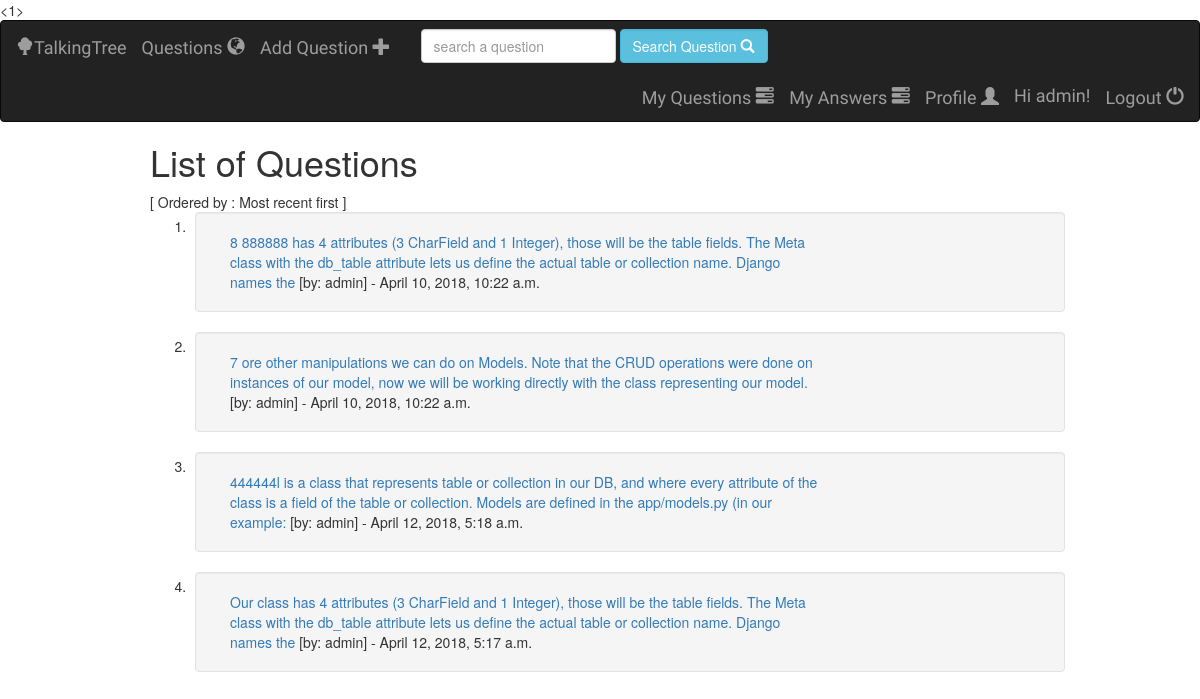
Page /talkingtree/myquestions/ (signed in) on the committed database.
### talkingtree/models.py (models this page shows, shortened)
class Question(models.Model):
    user = models.ForeignKey(User, on_delete=models.DO_NOTHING, default=None)
    question_text = models.CharField(max_length=200)
    created_date = models.DateTimeField(default=datetime.now())
    class Meta:
        ordering = ['-id']

### talkingtree/views.py (the view)
@login_required
def myquestions(request):
    try:
        all_questions = Question.objects.filter(user=request.user)
        count_question= all_questions.count()
    except Question.DoesNotExist:
        raise Http404('Answer Does not Exist.')
    return render(request, 'talkingtree/myquestions.html', {
       'all_questions': all_questions, 'count_question': count_question,})

### talkingtree/templates/talkingtree/myquestions.html (shortened to what this page needs)
 {% extends 'talkingtree/base.html' %}
 {%  block body %}
     {% load staticfiles %}
<link rel="stylesheet" type="text/css" href="{% static 'talkingtree/style.css' %}">
     <h1> List of Questions </h1> [ Ordered by : Most recent first ]
    <ol>
        {% for question in all_questions %}
        <li>
        <div class="well row" style="margin-left: 5px">
            <div  class="col-sm-9">
                <a href="{% url 'talkingtree:answer' question.id %}"> {{ question.question_text }}</a>
                [by: {{ question.user }}] - {{ question.created_date }}
            </div>
        </div>
        </li>
        {% endfor %}
    </ol>
 {% endblock %}

### talkingtree/templates/talkingtree/base.html (shortened to what this page needs)
    <!DOCTYPE html>
    <html lang="en">
    <head>
      {% load staticfiles %}
      <link rel="stylesheet" type="text/css" href="{% static 'talkingtree/style.css' %}">
      <link rel="stylesheet" href="https://maxcdn.bootstrapcdn.com/bootstrap/3.3.7/css/bootstrap.min.css">
    </head>
    <body>
<1>
    <nav class="navbar navbar-inverse">
      <div class="container-fluid">
        <div class="navbar-header">
          <a class="navbar-brand" href="{% url 'talkingtree:question' %}">
              <span  class="glyphicon glyphicon-tree-deciduous" aria-hidden="true"></span>TalkingTree</a>
        </div>
        <ul class="nav navbar-nav ">
          <li> <a class="navbar-brand" href="{% url 'talkingtree:question' %}">
              Questions  <span class="glyphicon glyphicon-globe" aria-hidden="true"></span>
          </a></li>
         {% if user.is_authenticated %}
            <li>
              <a class="navbar-brand" href="{% url 'talkingtree:add-question' %}">
                     Add Question <span  class="glyphicon glyphicon-plus" aria-hidden="true"></span>
              </a>
            </li>
         {% endif %}
        </ul>
          <form class="navbar-form navbar-left" role="search" method="get" action="#">
            <input type="text" class="form-control" name = "q" value="" placeholder="search a question">
             <button class="form-control btn btn-info" name = "searchBtn" >Search Question
             <span class="glyphicon glyphicon-search" aria-hidden="true"></span>
             </button>
          </form>
          <ul class="nav navbar-nav navbar-right">
                    {% if user.is_authenticated %}
                       <li>
                           <a class="navbar-brand" href="{% url 'talkingtree:myquestions' %}">
                                My Questions
                                <span class="glyphicon glyphicon-tasks" aria-hidden="true"></span>
                            </a>
                       </li>
                        <li>
                           <a class="navbar-brand" href="{% url 'talkingtree:myanswers' %}">
                                My Answers
                                <span class="glyphicon glyphicon-tasks" aria-hidden="true"></span>
                            </a>
                       </li>
                      <li class="">
                            <a class="navbar-brand" href="{% url 'talkingtree:profile' %}">
                                Profile <span class="glyphicon glyphicon-user" aria-hidden="true"></span>
                            </a>
                      </li>
                        <li class="">
                         <div class="navbar-brand">
                            Hi {{ user.username }}!
                            </div>
                        </li>
                        <li>
                            <a class="navbar-brand" href="{% url 'talkingtree:logout' %}">
                                Logout  <span  class="glyphicon glyphicon-off" aria-hidden="true"></span>
                            </a>
                        </li>
                    {% endif %}
          </ul>
      </div>
    </nav>
    <div style="margin: 5px 150px 150px 150px">
        {% block body %}
        {% endblock %}
    </div>
    </body>
    </html>

### talkingtree/static/talkingtree/style.css (style rules this page uses)
.navbar-brand { font-family: 'Satisfy', cursive; }

### rows in the picture
Question: question_text "8 888888 has 4 attributes (3 CharField and 1 Integer), those will be the table fields. The Meta class with the db_table attribute lets us define the actual table or collection name. Django names the", user "admin", created_date "April 10, 2018, 10:22 a.m."
Question: question_text "7 ore other manipulations we can do on Models. Note that the CRUD operations were done on instances of our model, now we will be working directly with the class representing our model.", user "admin", created_date "April 10, 2018, 10:22 a.m."
Question: question_text "444444l is a class that represents table or collection in our DB, and where every attribute of the class is a field of the table or collection. Models are defined in the app/models.py (in our example:", user "admin", created_date "April 12, 2018, 5:18 a.m."
Question: question_text "Our class has 4 attributes (3 CharField and 1 Integer), those will be the table fields. The Meta class with the db_table attribute lets us define the actual table or collection name. Django names the", user "admin", created_date "April 12, 2018, 5:17 a.m."

### other values in the picture
{{ user.username }} "admin"
